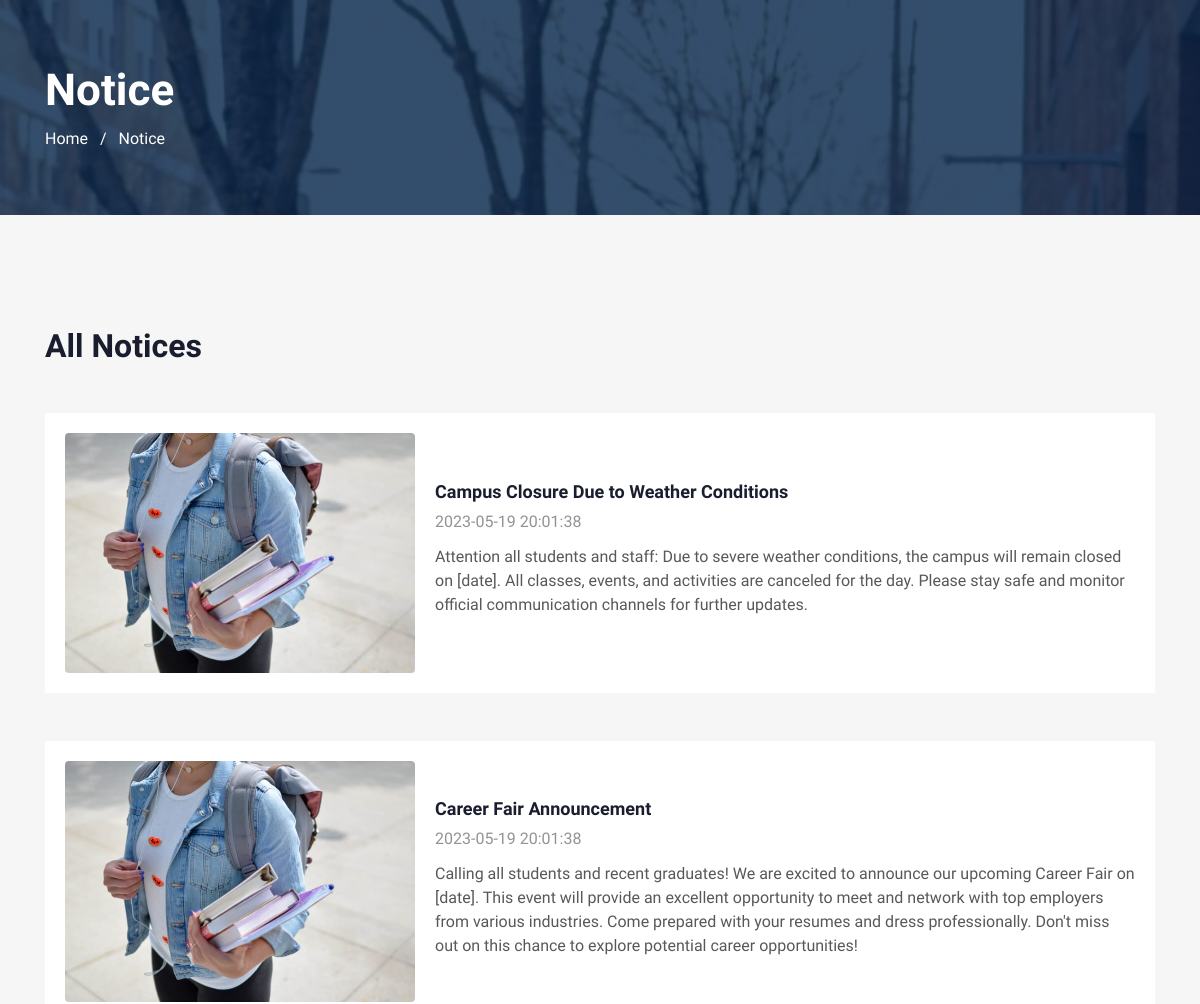
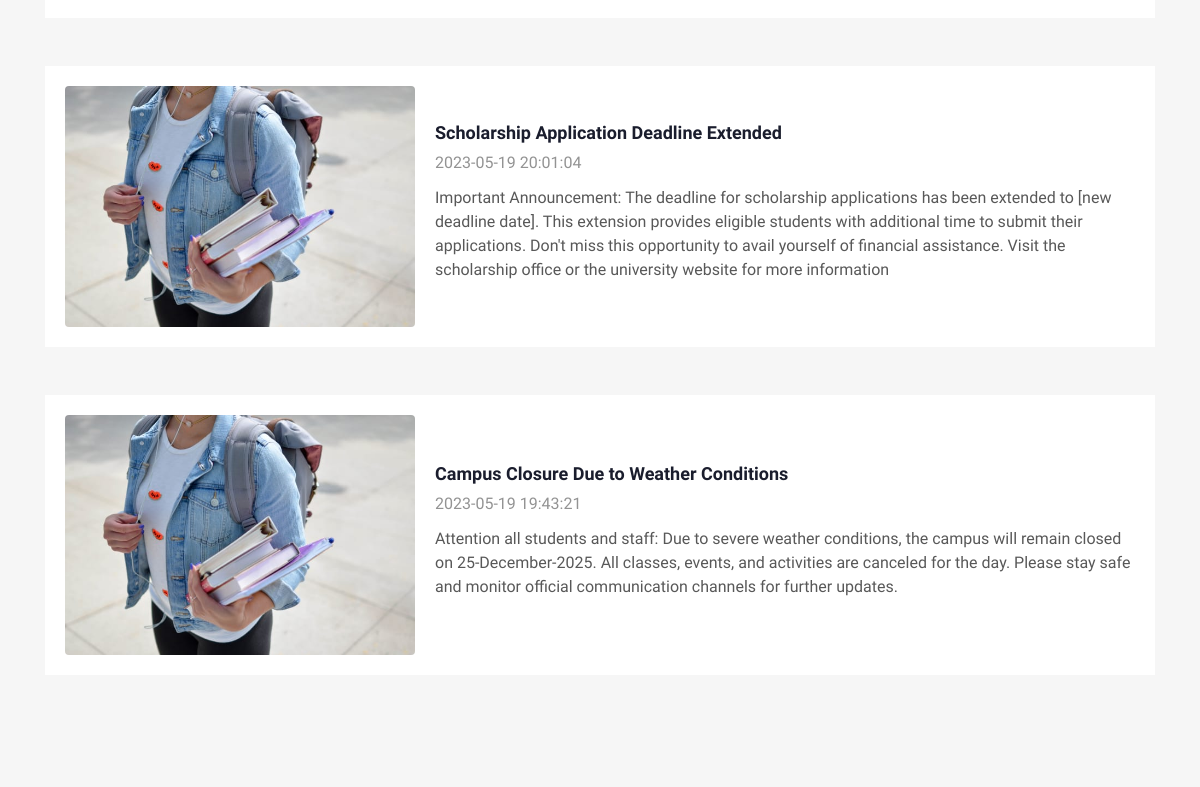
Screenshot of /notice-details.php with the database file from the repository (2 pictures, top to bottom).
### tables this page shows
CREATE TABLE `tblnotice` (
  `ID` int(11) NOT NULL,
  `Title` varchar(250) DEFAULT NULL,
  `Decription` varchar(350) DEFAULT NULL,
  `CreationDate` timestamp NULL DEFAULT current_timestamp()
);

### notice-details.php (the view, shortened to what this page needs)
<?php
include('includes/dbconnection.php');
?>
<!doctype html>
<html lang="en">
<head>
  <link rel="stylesheet" href="assets/css/style-starter.css">
</head>
<body>
  <section class="w3l-about-breadcrum">
    <div class="breadcrum-bg py-sm-5 py-4">
      <div class="container py-lg-3">
        <h2>Notice</h2>
        <p><a href="index.php">Home</a> &nbsp; / &nbsp; Notice</p>
      </div>
    </div>
  </section>
  <section class="w3l-price-2" id="news">
    <div class="price-main py-5">
      <div class="container py-md-3">
        <div class="pricing-style-w3ls row py-md-5">
          <div class="pricing-chart col-lg-12">
            <h3 class="">All Notices</h3> <?php $query = mysqli_query($con, "select * from tblnotice ORDER BY ID DESC");
                                          while ($row = mysqli_fetch_array($query)) {
                                          ?>
              <div class="tatest-top mt-md-5 mt-4">
                <div class="price-box btn-layout bt6">
                  <div class="grid grid-column-2">
                    <div class="column-6">
                      <img src="assets/images/g9.jpg" alt="" class="img-fluid">
                    </div>
                    <div class="column1">
                      <div class="job-info">
                        <h6 class="pricehead"><?php echo $row['Title']; ?></h6>
                        <h5><?php echo $row['CreationDate']; ?></h5>
                        <p><?php echo $row['Decription']; ?></p>
                      </div>
                    </div>
                  </div>
                </div>
              </div>
            <?php } ?>
          </div>
        </div>
      </div>
    </div>
  </section>
</body>
</html>

### rows the page displays
tblnotice: Title "Campus Closure Due to Weather Conditions", CreationDate "2023-05-19 20:01:38", Decription "Attention all students and staff: Due to severe weather conditions, the campus will remain closed on [date]. All classes, events, and activities are canceled for the day. Please stay safe and monitor official communication channels for further updates."
tblnotice: Title "Career Fair Announcement", CreationDate "2023-05-19 20:01:38", Decription "Calling all students and recent graduates! We are excited to announce our upcoming Career Fair on [date]. This event will provide an excellent opportunity to meet and network with top employers from various industries. Come prepared with your resumes and dress professionally. Don't miss out on this chance to explore potential career opportunities!"
tblnotice: Title "Scholarship Application Deadline Extended", CreationDate "2023-05-19 20:01:04", Decription "Important Announcement: The deadline for scholarship applications has been extended to [new deadline date]. This extension provides eligible students with additional time to submit their applications. Don't miss this opportunity to avail yourself of financial assistance. Visit the scholarship office or the university website for more information"
tblnotice: Title "Campus Closure Due to Weather Conditions", CreationDate "2023-05-19 19:43:21", Decription "Attention all students and staff: Due to severe weather conditions, the campus will remain closed on 25-December-2025. All classes, events, and activities are canceled for the day. Please stay safe and monitor official communication channels for further updates."
